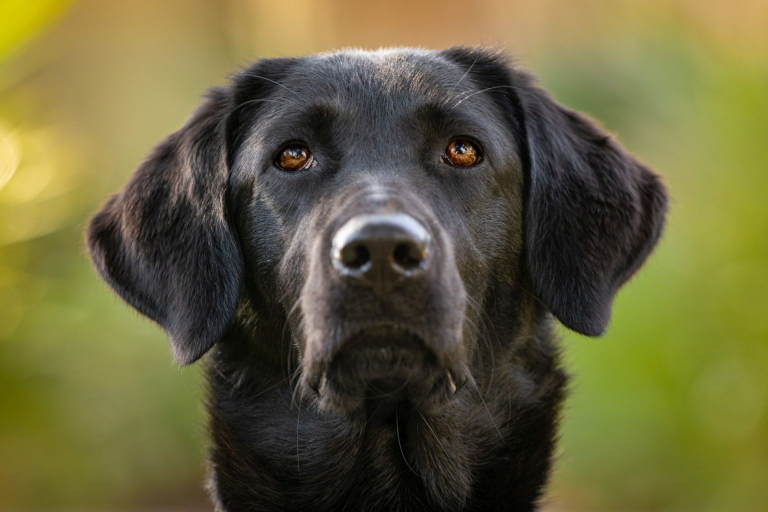
#> input picture Extras/07. Reading and Manipulation Images with Pilow/data/raw/01.11.2021_SGD1014-Edit-scaled.jpg, 1536 x 1024 px (shown at 1/2 size); its folder holds 4 pictures in this run
$ python PIL_Images.py
#> lines starting #> are read from the running program, lines starting #| are printed output that depends on the picture
#%%
# PIL Libraries
from PIL import Image
from PIL import ImageFilter
from PIL import ImageDraw, ImageFont

# Path manipulation
import os

#%%
folder_dir = r"./data/raw"
list_files = os.listdir(folder_dir)
list_files
# %%
# Opening Image
Image.open(f"{folder_dir}/{list_files[0]}")
# %%
Image.open(f"{folder_dir}/{list_files[2]}")
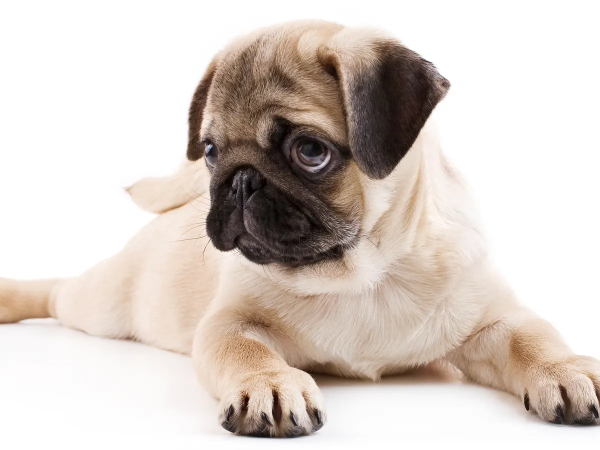
#> input picture Extras/07. Reading and Manipulation Images with Pilow/data/raw/3408.webp, 1200 x 900 px (shown at 1/2 size)
#%%
# Converting image
def converIMG(filename):
#> called with filename = '01.11.2021_SGD1014-Edit-scaled.jpg'
    folder_save = r"./data/converted/"
    if not os.path.exists(folder_save):
        os.makedirs(folder_save)
    jpg_file = Image.open(f"{folder_dir}/{list_files[0]}")
#> jpg_file is the input picture: PIL image 1536x1024 RGB; mean R, G, B 104, 99.7, 60.3
    jpg_file.save(f"{folder_save}converted_{filename}.png")
# %%
converIMG(list_files[0])
# %%
# Creating thumbnails
def createThumb(filename):
#> called with filename = 'domestic-dog_thumb_4x3.webp'
    folder_save = r"./data/thumb/"
    if not os.path.exists(folder_save):
        os.makedirs(folder_save)
    thumb_size = (150, 150)
    thumb_file = Image.open(f"{folder_dir}/{filename}")
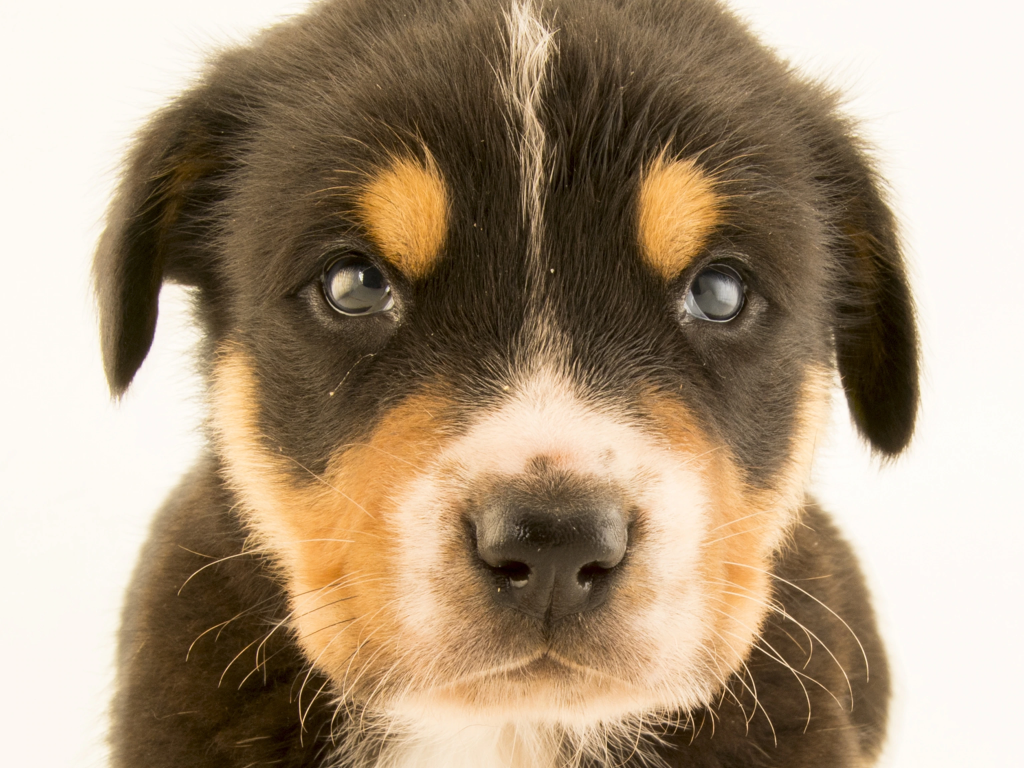
#> input picture Extras/07. Reading and Manipulation Images with Pilow/data/raw/domestic-dog_thumb_4x3.webp, 3072 x 2304 px (shown at 1/3 size)
#> thumb_file is the input picture: PIL image 3072x2304 RGB; mean R, G, B 169.2, 149.7, 125.7
    thumb_file.thumbnail(thumb_size)
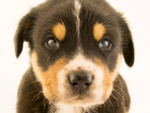
#> thumb_file: PIL image 150x113 RGB; mean R, G, B 169.2, 149.7, 125.7
    thumb_file.save(f"{folder_save}thumb_{filename}")
    return thumb_file
# %%
createThumb(list_files[3])
# %%
# [8 lines left out: function rotateIMG, not called in this run]
# %%
#> (the run stopped early here; a loop or call above may not have finished)
